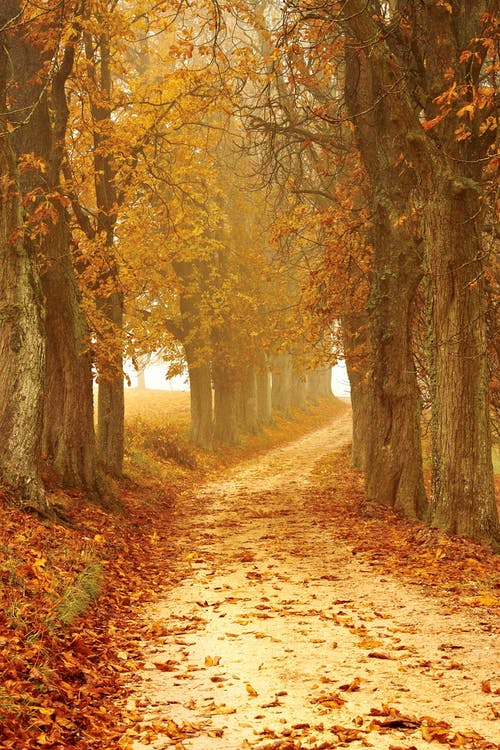
#> input picture Images/img1.jpeg, 500 x 750 px
$ python gradients.py
#> lines starting #> are read from the running program, lines starting #| are printed output that depends on the picture; after the words box and inside, x2 and y2 are one past the last pixel; in counts of white or black regions, pixels touching at a corner belong together
import cv2 as cv
import numpy as np

img=cv.imread('Images/img1.jpeg')
#> img is the input picture: shape (750, 500, 3); mean B, G, R 50.8, 115.2, 170.8
cv.imshow('image',img)

gray=cv.cvtColor(img,cv.COLOR_BGR2GRAY)
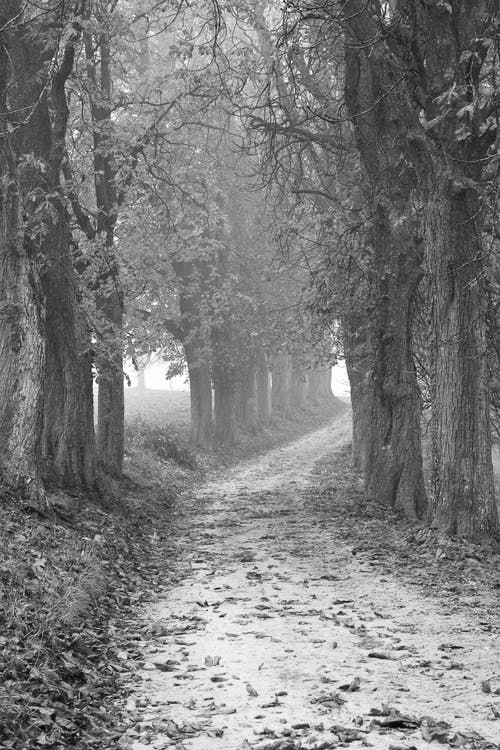
#> gray: shape (750, 500); min 4, max 255, mean 124.5
cv.imshow('gray',gray)

#Laplacian
lap=cv.Laplacian(gray,cv.CV_64F)
lap=np.uint8(np.absolute(lap))
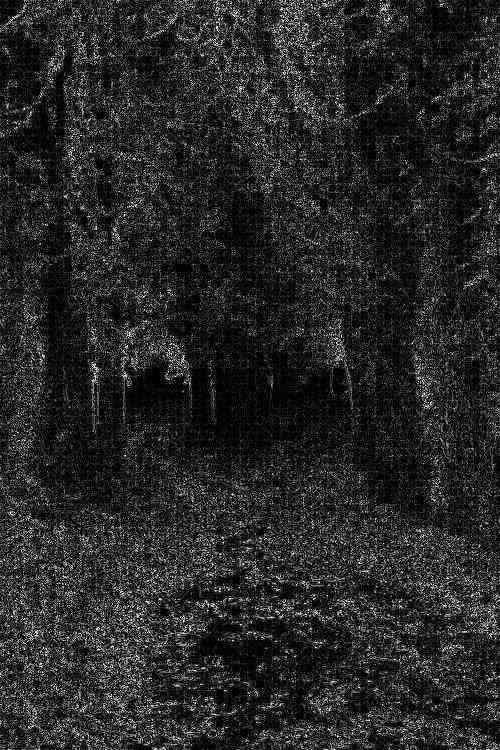
#> lap: shape (750, 500); min 0, max 255, mean 39.6
cv.imshow('laplacian',lap)

#Sobel
sobelx = cv.Sobel(gray,cv.CV_64F,1,0)
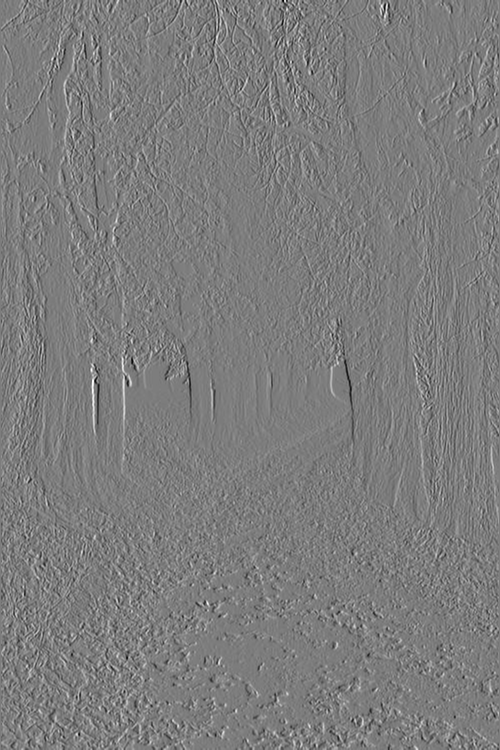
#> sobelx: shape (750, 500) float64; min -754, max 784, mean 0.3; drawn with min black and max white
sobely = cv.Sobel(gray,cv.CV_64F,0,1)
combined_sobel = cv.bitwise_or(sobelx,sobely)
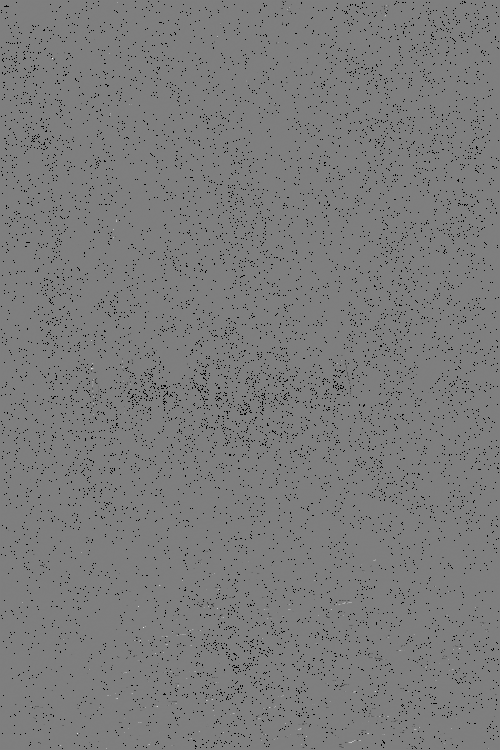
#> combined_sobel: shape (750, 500) float64; 2.56% of the values are NaN or infinite; the others: min -125696, max 126336, mean -149.2; drawn with min black, max white, NaN and infinite black

cv.imshow('Sobelx',sobelx)
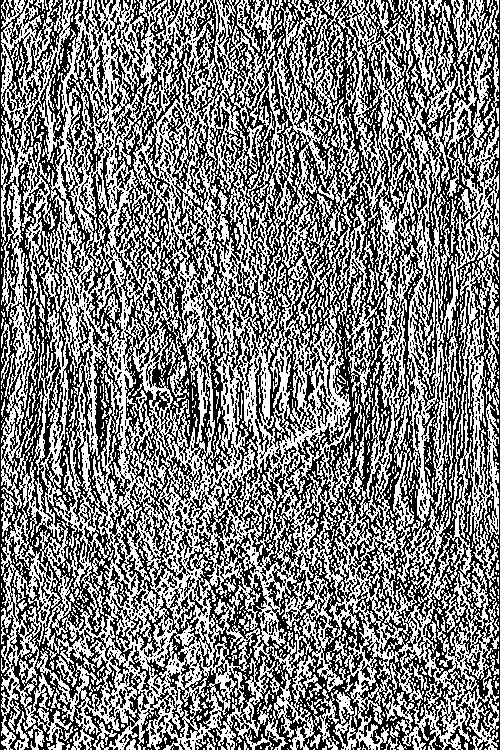
#> window 'Sobelx': shape (750, 500); 49.6% white in thin lines or dots
cv.imshow('Sobely',sobely)
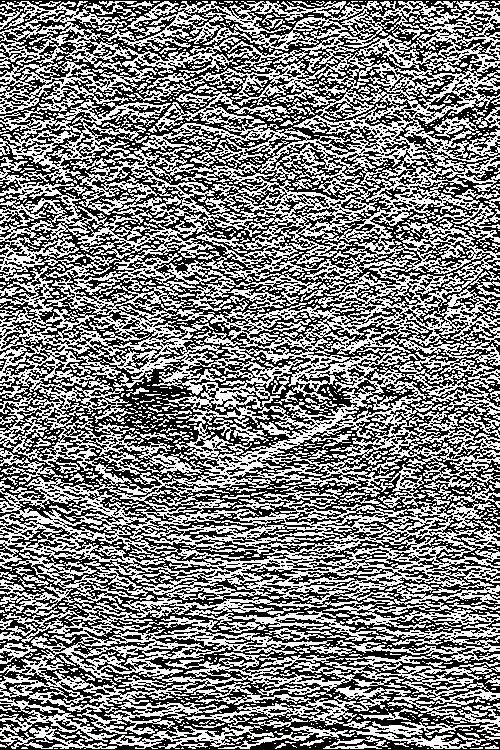
#> window 'Sobely': shape (750, 500); 49.3% white in thin lines or dots
cv.imshow('Combined',combined_sobel)
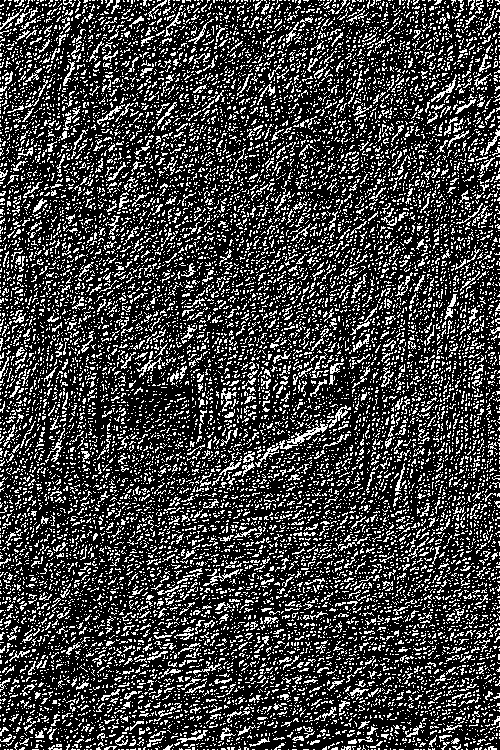
#> window 'Combined': shape (750, 500); 25% white in thin lines or dots


cv.waitKey(0)

$ run again, with Images/face_0.jpg copied over Images/img1.jpeg
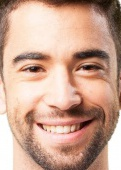
#> input picture Images/face_0.jpg, 121 x 170 px
#> img is the input picture: shape (170, 121, 3); mean B, G, R 146, 164.8, 202.3
#> `cv.imshow('Sobelx',sobelx)`:
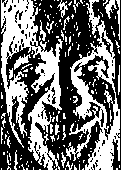
#> window 'Sobelx': shape (170, 121); 43.6% white; 171 white regions (151 under 20 px), largest, box (x1, y1, x2, y2) and area: (1, 0, 63, 170) 4325, (66, 20, 120, 170) 2963, (86, 0, 100, 35) 180
#> `cv.imshow('Combined',combined_sobel)`:
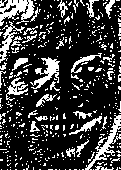
#> window 'Combined': shape (170, 121); 23.3% white; 444 white regions (409 under 20 px), largest, box (x1, y1, x2, y2) and area: (0, 0, 35, 26) 480, (85, 115, 121, 170) 437, (30, 57, 60, 89) 364

$ run again, with Images/face_1.jpg copied over Images/img1.jpeg
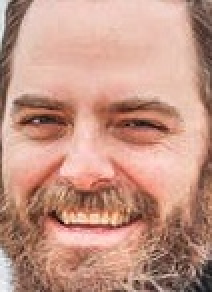
#> input picture Images/face_1.jpg, 106 x 146 px (shown 2 times larger)
#> img is the input picture: shape (146, 106, 3); mean B, G, R 133.1, 149.3, 196.3
#> `cv.imshow('Sobelx',sobelx)`:
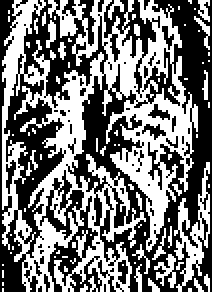
#> window 'Sobelx': shape (146, 106) (shown 2 times larger); 46.6% white; 82 white regions (69 under 20 px), largest, box (x1, y1, x2, y2) and area: (1, 0, 99, 146) 6070, (87, 81, 105, 146) 405, (77, 127, 88, 144) 86
#> `cv.imshow('Combined',combined_sobel)`:
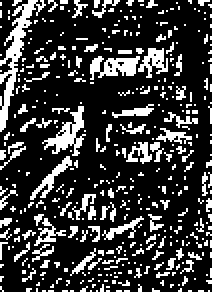
#> window 'Combined': shape (146, 106) (shown 2 times larger); 22.3% white in thin lines or dots

$ run again, with Images/face_10.jpg copied over Images/img1.jpeg
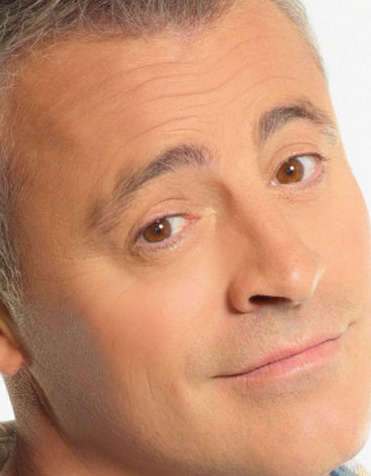
#> input picture Images/face_10.jpg, 371 x 476 px
#> img is the input picture: shape (476, 371, 3); mean B, G, R 113.3, 144, 198.4
#> `cv.imshow('Combined',combined_sobel)`:
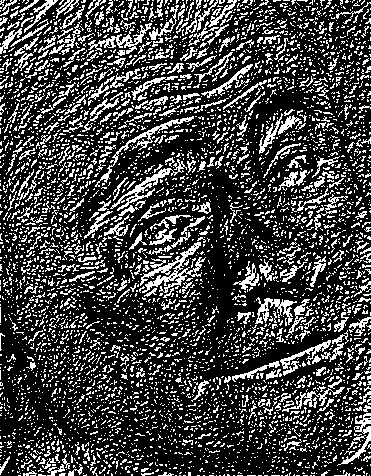
#> window 'Combined': shape (476, 371); 25.8% white in thin lines or dots
